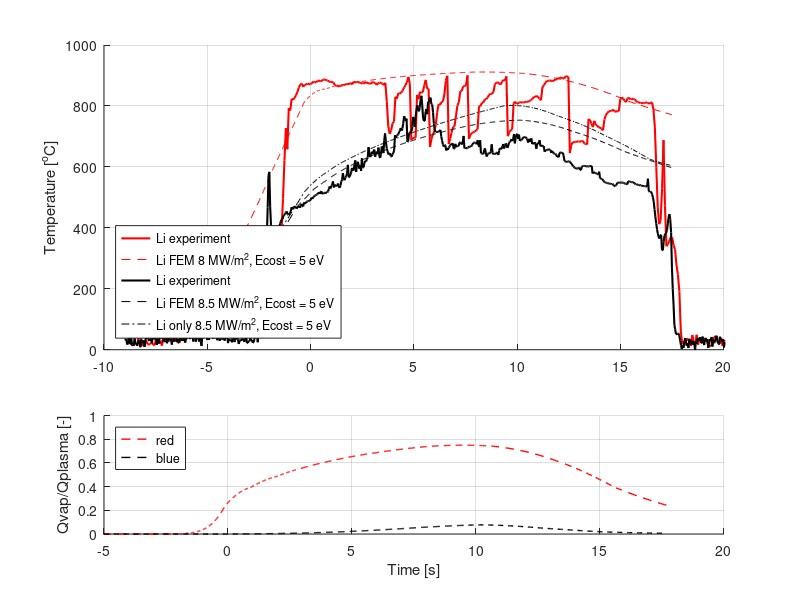

MATLAB code to generate this figure:
clear all
close all
clc

%% plotting IR Data 

%% import data

A1 = load('shot49meansmall.txt');
t1 = A1(:,1);
T1 = A1(:,2);
%compression
R = 1;
i = 1*R;
while i < length(T1)
    T1c(i/R) = T1(i);
    t1c(i/R) = t1(i);
    i = i+R;
end
T1 = T1c;
t1 = t1c;

A2 = load('shot46.txt'); % should be 46
t2 = A2(:,1);
T2 = A2(:,2);
% T2 = T2-273; % from K to C


A3 = load('shot52new.txt');
t3 = A3(:,1);
T3 = A3(:,2);
%compression
R = 100;
i = 1*R;
while i < length(T3)
    T3c(i/R) = T3(i);
    t3c(i/R) = t3(i);
    i = i+R;
end
T3 = T3c;
t3 = t3c;

A4 = load('IRtempWet5EV8MW_2c.txt'); % blue
t4 = A4(:,1);
T4 = A4(:,2);
T4 = T4-273; % from K to C

A4b = load('IRtempWet5EV8MW_2c_novapor.txt'); % blue
t4b = A4b(:,1);
T4b = A4b(:,2);
T4b = T4b-273; % from K to C

A5 = load('IRtempWet5EV89MWbubble3mm09R.txt'); % red
% A5 = load('IRtempWet5EV8MW_2d.txt');
t5 = A5(:,1);
T5 = A5(:,2);
T5 = T5-273; % from K to C 

A6 = load('PowerFracWet5EV8MW_2c.txt');
t6 = A6(:,1);
T6 = A6(:,2);
% T6 = T6-273; % from K to C

A7 = load('PowerFracWet5EV89MWbubble3mm09R.txt');
t7 = A7(:,1);
T7 = A7(:,2);
% T7 = T7-273; % from K to C
% or use the theoretical prediction of ~1170C 



%% correct timing
shift = 9;
% io1 = find(T1>300); % index of t=0
% to1 = t1(io1(1));
t1 = t1-shift; %% IR 49
% 
% io2 = find(T2>300); % index of t=0
% to2 = t2(io2(1));
t2 = t2-shift; % IR 50 or 46
% 
% io3 = find(T3>300); % index of t=0
% to3 = t3(io3(1));
t3 = t3+0.2-shift; % IR 52

t4 = t4+1.5-shift; % FEM 49 wet 
t4b = t4b+1.5-shift; % FEM 49 wet 

t5 = t5+1.5-shift; % FEM 52 wet mesh

t6 = t6+1.5-shift; %

t7 = t7+1.7-shift;


%% plot

figure 
subplot(3,1,1:2)
hold on
% line(t2,T2,'LineWidth',1.5,'Color','black','LineStyle','-') 
line(t3,T3,'LineWidth',1.5,'Color','red')
line(t5,T5,'LineWidth',0.5,'Color','red','LineStyle','--') 
line(t1,T1,'LineWidth',1.5,'Color','black')
line(t4,T4,'LineWidth',0.5,'Color','black','LineStyle','--') 
line(t4b,T4b,'LineWidth',0.5,'Color','black','LineStyle','-.') 
grid on
axis([-10 20 0 1000])
legend('Li experiment',...
    'Li FEM 8 MW/m^2, Ecost = 5 eV',...
    'Li experiment',...
    'Li FEM 8.5 MW/m^2, Ecost = 5 eV',...
    'Li only 8.5 MW/m^2, Ecost = 5 eV',...
    'Location','SouthWest')
% xlabel('Time [s]')
ylabel('Temperature [^oC]')

subplot(3,1,3)
line(t7,T7,'LineWidth',1,'Color','red','LineStyle','--') 
line(t6,T6,'LineWidth',1,'Color','black','LineStyle','--')
xlim([-5 20])
ylim([0 1])
grid on
xlabel('Time [s]')
ylabel('Qvap/Qplasma [-]')
legend('red','blue','Location','NorthWest')
